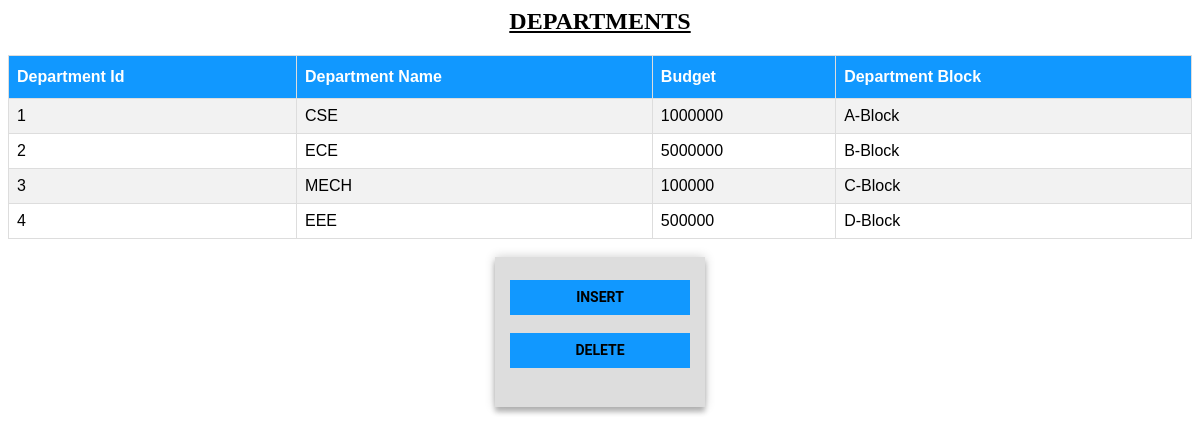
The app's page /Admin/departments.php with its own data.
### tables this page shows
CREATE TABLE department(
	dept_id varchar(10),
	dept_name varchar(10),
	budget int check(budget > 50000),
	building varchar(10),
	primary key(dept_id)
);

### Admin/departments.php (the view, shortened to what this page needs)
<?php
	include 'db.php';
	$sql = "SELECT * FROM department";
	$result = mysqli_query($conn,$sql);
	$resultCheck = mysqli_num_rows($result);
	echo "<center><h2><u>DEPARTMENTS</u></h2></center>";
	if($resultCheck == 0){
		echo "There are no departments in the database.";
	}
	else{
		echo "<table style = 'width:100%' id='customers'>";
		echo "<tr>";
		echo "<th>Department Id</th>";
		echo "<th>Department Name</th>";
		echo "<th>Budget</th>";
		echo "<th>Department Block</th>";
		echo "</tr>";
		while($row = mysqli_fetch_assoc($result)){
			echo "<tr>";
			echo "<td>".$row['dept_id']."</td>";
			echo "<td>".$row['dept_name']."</td>";
			echo "<td>".$row['budget']."</td>";
			echo "<td>".$row['building']."</td>";
			echo "</tr>";
		}
		echo "</table>";
	}
?>
<div class="form">
    <form class="login-form">
	  <br/>
      <button><a href="forms/department.php"><b>Insert</button></a><br/><br/>
	  <button><a href="delete/department.php"><b>Delete</button></a><br/><br/>
	  </form>
  </div>

### Admin/departments.php (style rules this page uses)
#customers { font-family: "Trebuchet MS", Arial, Helvetica, sans-serif; border-collapse: collapse; width: 100%; }
#customers td, #customers th { border: 1px solid #ddd; padding: 8px; }
#customers tr:nth-child(even) { background-color: #f2f2f2; }
#customers th { padding-top: 12px; padding-bottom: 12px; text-align: left; background-color: #1198FF; color: white; }
.form { position: relative; z-index: 1; background: #ddd; max-width: 200px; margin: 0 auto 10px; padding: 5px; text-align: center; box-shadow: 0 0 10px 0 rgba(0, 0, 0, 0.2), 0 5px 5px 0 rgba(0, 0, 0, 0.24); }
.form button { font-family: "Roboto", sans-serif; text-transform: uppercase; outline: 0; background: #1198ff; width: 90%; border: 0; padding: 0px; color: #FFFFFF; font-size: 14px; -webkit-transition: all 0.3 ease; transition: all 0.3 ease; cursor: pointer; }
a { padding:0px; color:black; display: block; width: 100%; line-height: 2.5em; text-align: center; text-decoration: none; }

### records on screen
department: dept_id "1", dept_name "CSE", budget "1000000", building "A-Block"
department: dept_id "2", dept_name "ECE", budget "5000000", building "B-Block"
department: dept_id "3", dept_name "MECH", budget "100000", building "C-Block"
department: dept_id "4", dept_name "EEE", budget "500000", building "D-Block"
